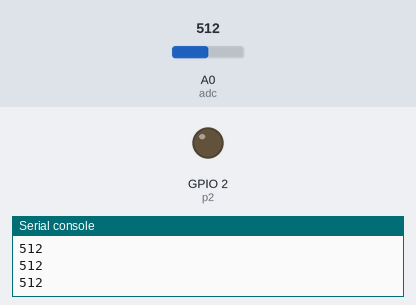
This program was run on a simulated ESP8266 board running MicroPython. On the bench: output pins drawn as LEDs (lit = HIGH), the last lines printed to the serial console. The test bench sets the inputs (shaded band); at power-on: A0 (adc) = 512 (analog values on the 0–1023 scale).

Above: at 1.2 s.
1.3 s: A0 (adc) set to 692
2.8 s: A0 (adc) set to 714
At 4.2 s:
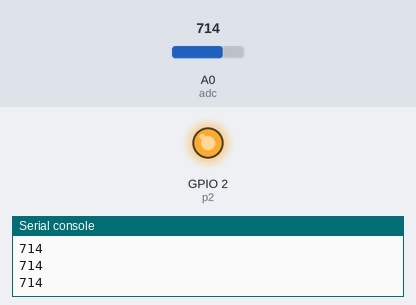
4.5 s: A0 (adc) set to 690
At 5.4 s:
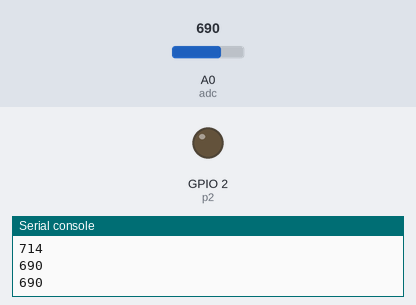
6.0 s: A0 (adc) set to 710
At 6.6 s:
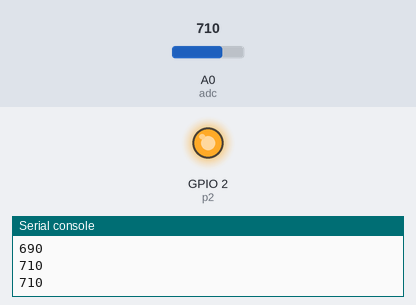
Timing chart, 0 to 8.5 s (numbered marks = the images above; inputs shaded):
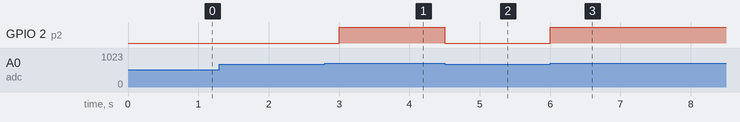

Measured:
- the behaviour switches between 699 and 700 on A0 (adc) (found by bisection; images 0 and 1)
- after the input at 2.8 s, GPIO 2 (p2): LOW → HIGH after 0.20 s
- after the input at 4.5 s, GPIO 2 (p2): HIGH → LOW at once
- after the input at 6.0 s, GPIO 2 (p2): LOW → HIGH at once

The program:

adc_test.py
```python
import machine
import time

adc = machine.ADC(0)
p2=machine.Pin(2,machine.Pin.OUT)

while True:
    try:
        lect=adc.read()
        print(lect)
        if(lect<700):
            p2.value(0)
        else:
            p2.value(1)
        time.sleep(0.5)
    except:
        break
```
